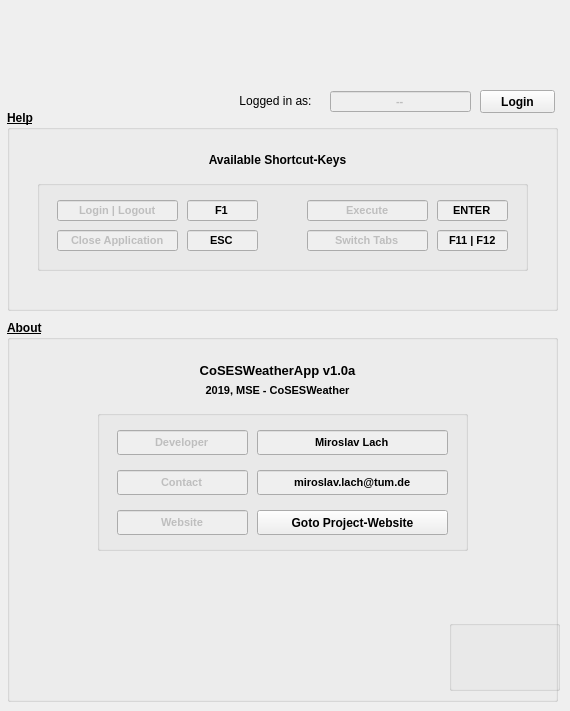
  <widget class="QWidget" name="tab4">
   <attribute name="title">
    <string>Info</string>
   </attribute>
   <attribute name="toolTip">
    <string>About CoSESWeatherApp and general Info</string>
   </attribute>
   <widget class="QGroupBox" name="groupBox_4">
    <property name="geometry">
     <rect>
      <x>7</x>
      <y>320</y>
      <width>551</width>
      <height>382</height>
     </rect>
    </property>
    <property name="font">
     <font>
      <family>Arial</family>
      <weight>75</weight>
      <italic>false</italic>
      <bold>true</bold>
      <underline>true</underline>
     </font>
    </property>
    <property name="title">
     <string>About</string>
    </property>
    <widget class="QLabel" name="label_version">
     <property name="geometry">
      <rect>
       <x>-10</x>
       <y>40</y>
       <width>561</width>
       <height>20</height>
      </rect>
     </property>
     <property name="font">
      <font>
       <pointsize>10</pointsize>
       <underline>false</underline>
      </font>
     </property>
     <property name="text">
      <string>CoSESWeatherApp v1.0a</string>
     </property>
     <property name="alignment">
      <set>Qt::AlignCenter</set>
     </property>
    </widget>
    <widget class="QLabel" name="label_logo_5">
     <property name="geometry">
      <rect>
       <x>-10</x>
       <y>250</y>
       <width>561</width>
       <height>71</height>
      </rect>
     </property>
     <property name="toolTip">
      <string>CoSESWeather Logo</string>
     </property>
     <property name="text">
      <string>&lt;html&gt;&lt;head/&gt;&lt;body&gt;&lt;p&gt;&lt;img src=&quot;:/logo/logo.png&quot;/&gt;&lt;/p&gt;&lt;/body&gt;&lt;/html&gt;</string>
     </property>
     <property name="alignment">
      <set>Qt::AlignCenter</set>
     </property>
    </widget>
    <widget class="QLabel" name="label">
     <property name="geometry">
      <rect>
       <x>-10</x>
       <y>60</y>
       <width>561</width>
       <height>20</height>
      </rect>
     </property>
     <property name="font">
      <font>
       <pointsize>8</pointsize>
       <underline>false</underline>
      </font>
     </property>
     <property name="text">
      <string>2019, MSE - CoSESWeather</string>
     </property>
     <property name="alignment">
      <set>Qt::AlignCenter</set>
     </property>
    </widget>
    <widget class="QGroupBox" name="groupBox_13">
     <property name="geometry">
      <rect>
       <x>90</x>
       <y>90</y>
       <width>371</width>
       <height>141</height>
      </rect>
     </property>
     <property name="title">
      <string/>
     </property>
     <widget class="QLineEdit" name="lineEdit_dev_4">
      <property name="enabled">
       <bool>false</bool>
      </property>
      <property name="geometry">
       <rect>
        <x>20</x>
        <y>60</y>
        <width>131</width>
        <height>25</height>
       </rect>
      </property>
      <property name="font">
       <font>
        <pointsize>8</pointsize>
        <weight>75</weight>
        <bold>true</bold>
        <underline>false</underline>
       </font>
      </property>
      <property name="toolTip">
       <string/>
      </property>
      <property name="styleSheet">
       <string notr="true"/>
      </property>
      <property name="text">
       <string>Contact</string>
      </property>
      <property name="alignment">
       <set>Qt::AlignCenter</set>
      </property>
      <property name="readOnly">
       <bool>true</bool>
      </property>
     </widget>
     <widget class="QLineEdit" name="lineEdit_dev_2">
      <property name="enabled">
       <bool>false</bool>
      </property>
      <property name="geometry">
       <rect>
        <x>160</x>
        <y>60</y>
        <width>191</width>
        <height>25</height>
       </rect>
      </property>
      <property name="font">
       <font>
        <family>Arial</family>
        <pointsize>8</pointsize>
        <weight>75</weight>
        <bold>true</bold>
        <underline>false</underline>
       </font>
      </property>
      <property name="toolTip">
       <string/>
      </property>
      <property name="styleSheet">
       <string notr="true">color: rgb(0, 0, 0);</string>
      </property>
      <property name="text">
       <string>miroslav.lach@tum.de</string>
      </property>
      <property name="alignment">
       <set>Qt::AlignCenter</set>
      </property>
      <property name="readOnly">
       <bool>true</bool>
      </property>
     </widget>
     <widget class="QLineEdit" name="lineEdit_dev_3">
      <property name="enabled">
       <bool>false</bool>
      </property>
      <property name="geometry">
       <rect>
        <x>20</x>
        <y>20</y>
        <width>131</width>
        <height>25</height>
       </rect>
      </property>
      <property name="font">
       <font>
        <pointsize>8</pointsize>
        <weight>75</weight>
        <bold>true</bold>
        <underline>false</underline>
       </font>
      </property>
      <property name="toolTip">
       <string/>
      </property>
      <property name="styleSheet">
       <string notr="true"/>
      </property>
      <property name="text">
       <string>Developer</string>
      </property>
      <property name="alignment">
       <set>Qt::AlignCenter</set>
      </property>
      <property name="readOnly">
       <bool>true</bool>
      </property>
     </widget>
     <widget class="QLineEdit" name="lineEdit_dev">
      <property name="enabled">
       <bool>false</bool>
      </property>
      <property name="geometry">
       <rect>
        <x>160</x>
        <y>20</y>
        <width>191</width>
        <height>25</height>
       </rect>
      </property>
      <property name="font">
       <font>
        <family>Arial</family>
        <pointsize>8</pointsize>
        <weight>75</weight>
        <bold>true</bold>
        <underline>false</underline>
       </font>
      </property>
      <property name="toolTip">
       <string/>
      </property>
      <property name="styleSheet">
       <string notr="true">color: rgb(0, 0, 0);</string>
      </property>
      <property name="text">
       <string>Miroslav Lach</string>
      </property>
      <property name="alignment">
       <set>Qt::AlignCenter</set>
      </property>
      <property name="readOnly">
       <bool>true</bool>
      </property>
     </widget>
     <widget class="QLineEdit" name="lineEdit_dev_5">
      <property name="enabled">
       <bool>false</bool>
      </property>
      <property name="geometry">
       <rect>
        <x>20</x>
        <y>100</y>
        <width>131</width>
        <height>25</height>
       </rect>
      </property>
      <property name="font">
       <font>
        <pointsize>8</pointsize>
        <weight>75</weight>
        <bold>true</bold>
        <underline>false</underline>
       </font>
      </property>
      <property name="toolTip">
       <string/>
      </property>
      <property name="styleSheet">
       <string notr="true"/>
      </property>
      <property name="text">
       <string>Website</string>
      </property>
      <property name="alignment">
       <set>Qt::AlignCenter</set>
      </property>
      <property name="readOnly">
       <bool>true</bool>
      </property>
     </widget>
     <widget class="QPushButton" name="pushButton_WEBISTE">
      <property name="geometry">
       <rect>
        <x>160</x>
        <y>100</y>
        <width>191</width>
        <height>25</height>
       </rect>
      </property>
      <property name="font">
       <font>
        <weight>75</weight>
        <bold>true</bold>
        <underline>false</underline>
       </font>
      </property>
      <property name="toolTip">
       <string>Click in order to visit the CoSES-Project Website for more info</string>
      </property>
      <property name="text">
       <string>Goto Project-Website</string>
      </property>
     </widget>
    </widget>
   </widget>
   <widget class="QGroupBox" name="groupBox_8">
    <property name="geometry">
     <rect>
      <x>449</x>
      <y>620</y>
      <width>111</width>
      <height>71</height>
     </rect>
    </property>
    <property name="title">
     <string/>
    </property>
    <widget class="QLabel" name="label_tum_logo_5">
     <property name="geometry">
      <rect>
       <x>12</x>
       <y>12</y>
       <width>91</width>
       <height>51</height>
      </rect>
     </property>
     <property name="text">
      <string>&lt;html&gt;&lt;head/&gt;&lt;body&gt;&lt;p&gt;&lt;img src=&quot;:/tum_logo/tum_logo.png&quot;/&gt;&lt;/p&gt;&lt;/body&gt;&lt;/html&gt;</string>
     </property>
    </widget>
   </widget>
   <widget class="QGroupBox" name="groupBox_12">
    <property name="geometry">
     <rect>
      <x>7</x>
      <y>110</y>
      <width>551</width>
      <height>201</height>
     </rect>
    </property>
    <property name="font">
     <font>
      <family>Arial</family>
      <weight>75</weight>
      <italic>false</italic>
      <bold>true</bold>
      <underline>true</underline>
     </font>
    </property>
    <property name="title">
     <string>Help</string>
    </property>
    <widget class="QLabel" name="label_26">
     <property name="geometry">
      <rect>
       <x>-10</x>
       <y>40</y>
       <width>561</width>
       <height>20</height>
      </rect>
     </property>
     <property name="font">
      <font>
       <underline>false</underline>
      </font>
     </property>
     <property name="text">
      <string>Available Shortcut-Keys</string>
     </property>
     <property name="alignment">
      <set>Qt::AlignCenter</set>
     </property>
    </widget>
    <widget class="QGroupBox" name="groupBox_14">
     <property name="geometry">
      <rect>
       <x>30</x>
       <y>70</y>
       <width>491</width>
       <height>91</height>
      </rect>
     </property>
     <property name="title">
      <string/>
     </property>
     <widget class="QLineEdit" name="lineEdit_help_4">
      <property name="enabled">
       <bool>false</bool>
      </property>
      <property name="geometry">
       <rect>
        <x>400</x>
        <y>50</y>
        <width>71</width>
        <height>21</height>
       </rect>
      </property>
      <property name="font">
       <font>
        <family>Arial</family>
        <pointsize>8</pointsize>
        <weight>75</weight>
        <bold>true</bold>
        <underline>false</underline>
       </font>
      </property>
      <property name="toolTip">
       <string/>
      </property>
      <property name="styleSheet">
       <string notr="true">color: rgb(0, 0, 0);</string>
      </property>
      <property name="text">
       <string>F11 | F12</string>
      </property>
      <property name="alignment">
       <set>Qt::AlignCenter</set>
      </property>
      <property name="readOnly">
       <bool>true</bool>
      </property>
     </widget>
     <widget class="QLineEdit" name="lineEdit_help_6">
      <property name="enabled">
       <bool>false</bool>
      </property>
      <property name="geometry">
       <rect>
        <x>20</x>
        <y>50</y>
        <width>121</width>
        <height>21</height>
       </rect>
      </property>
      <property name="font">
       <font>
        <pointsize>8</pointsize>
        <underline>false</underline>
       </font>
      </property>
      <property name="toolTip">
       <string/>
      </property>
      <property name="text">
       <string>Close Application</string>
      </property>
      <property name="alignment">
       <set>Qt::AlignCenter</set>
      </property>
      <property name="readOnly">
       <bool>true</bool>
      </property>
     </widget>
     <widget class="QLineEdit" name="lineEdit_help">
      <property name="enabled">
       <bool>false</bool>
      </property>
      <property name="geometry">
       <rect>
        <x>150</x>
        <y>20</y>
        <width>71</width>
        <height>21</height>
       </rect>
      </property>
      <property name="font">
       <font>
        <family>Arial</family>
        <pointsize>8</pointsize>
        <weight>75</weight>
        <bold>true</bold>
        <underline>false</underline>
       </font>
      </property>
      <property name="toolTip">
       <string/>
      </property>
      <property name="styleSheet">
       <string notr="true">color: rgb(0, 0, 0);</string>
      </property>
      <property name="text">
       <string>F1</string>
      </property>
      <property name="alignment">
       <set>Qt::AlignCenter</set>
      </property>
      <property name="readOnly">
       <bool>true</bool>
      </property>
     </widget>
     <widget class="QLineEdit" name="lineEdit_help_2">
      <property name="enabled">
       <bool>false</bool>
      </property>
      <property name="geometry">
       <rect>
        <x>150</x>
        <y>50</y>
        <width>71</width>
        <height>21</height>
       </rect>
      </property>
      <property name="font">
       <font>
        <family>Arial</family>
        <pointsize>8</pointsize>
        <weight>75</weight>
        <bold>true</bold>
        <underline>false</underline>
       </font>
      </property>
      <property name="toolTip">
       <string/>
      </property>
      <property name="styleSheet">
       <string notr="true">color: rgb(0, 0, 0);</string>
      </property>
      <property name="text">
       <string>ESC</string>
      </property>
      <property name="alignment">
       <set>Qt::AlignCenter</set>
      </property>
      <property name="readOnly">
       <bool>true</bool>
      </property>
     </widget>
     <widget class="QLineEdit" name="lineEdit_help_5">
      <property name="enabled">
       <bool>false</bool>
      </property>
      <property name="geometry">
       <rect>
        <x>20</x>
        <y>20</y>
        <width>121</width>
        <height>21</height>
       </rect>
      </property>
      <property name="font">
       <font>
        <pointsize>8</pointsize>
        <underline>false</underline>
       </font>
      </property>
      <property name="toolTip">
       <string/>
      </property>
      <property name="text">
       <string>Login | Logout</string>
      </property>
      <property name="alignment">
       <set>Qt::AlignCenter</set>
      </property>
      <property name="readOnly">
       <bool>true</bool>
      </property>
     </widget>
     <widget class="QLineEdit" name="lineEdit_help_8">
      <property name="enabled">
       <bool>false</bool>
      </property>
      <property name="geometry">
       <rect>
        <x>270</x>
        <y>50</y>
        <width>121</width>
        <height>21</height>
       </rect>
      </property>
      <property name="font">
       <font>
        <pointsize>8</pointsize>
        <underline>false</underline>
       </font>
      </property>
      <property name="toolTip">
       <string/>
      </property>
      <property name="text">
       <string>Switch Tabs</string>
      </property>
      <property name="alignment">
       <set>Qt::AlignCenter</set>
      </property>
      <property name="readOnly">
       <bool>true</bool>
      </property>
     </widget>
     <widget class="QLineEdit" name="lineEdit_help_3">
      <property name="enabled">
       <bool>false</bool>
      </property>
      <property name="geometry">
       <rect>
        <x>400</x>
        <y>20</y>
        <width>71</width>
        <height>21</height>
       </rect>
      </property>
      <property name="font">
       <font>
        <family>Arial</family>
        <pointsize>8</pointsize>
        <weight>75</weight>
        <bold>true</bold>
        <underline>false</underline>
       </font>
      </property>
      <property name="toolTip">
       <string/>
      </property>
      <property name="styleSheet">
       <string notr="true">color: rgb(0, 0, 0);</string>
      </property>
      <property name="text">
       <string>ENTER</string>
      </property>
      <property name="alignment">
       <set>Qt::AlignCenter</set>
      </property>
      <property name="readOnly">
       <bool>true</bool>
      </property>
     </widget>
     <widget class="QLineEdit" name="lineEdit_help_7">
      <property name="enabled">
       <bool>false</bool>
      </property>
      <property name="geometry">
       <rect>
        <x>270</x>
        <y>20</y>
        <width>121</width>
        <height>21</height>
       </rect>
      </property>
      <property name="font">
       <font>
        <pointsize>8</pointsize>
        <underline>false</underline>
       </font>
      </property>
      <property name="toolTip">
       <string/>
      </property>
      <property name="text">
       <string>Execute</string>
      </property>
      <property name="alignment">
       <set>Qt::AlignCenter</set>
      </property>
      <property name="readOnly">
       <bool>true</bool>
      </property>
     </widget>
    </widget>
   </widget>
   <widget class="QLabel" name="label_header_4">
    <property name="geometry">
     <rect>
      <x>0</x>
      <y>0</y>
      <width>561</width>
      <height>88</height>
     </rect>
    </property>
    <property name="text">
     <string>&lt;html&gt;&lt;head/&gt;&lt;body&gt;&lt;p&gt;&lt;img src=&quot;:/header/header.png&quot;/&gt;&lt;/p&gt;&lt;/body&gt;&lt;/html&gt;</string>
    </property>
   </widget>
   <widget class="QLineEdit" name="lineEdit_loggedin_user_4">
    <property name="enabled">
     <bool>false</bool>
    </property>
    <property name="geometry">
     <rect>
      <x>330</x>
      <y>91</y>
      <width>141</width>
      <height>21</height>
     </rect>
    </property>
    <property name="font">
     <font>
      <family>Arial</family>
      <pointsize>8</pointsize>
      <weight>75</weight>
      <bold>true</bold>
      <underline>false</underline>
     </font>
    </property>
    <property name="toolTip">
     <string>Active user account</string>
    </property>
    <property name="styleSheet">
     <string notr="true"/>
    </property>
    <property name="text">
     <string>--</string>
    </property>
    <property name="alignment">
     <set>Qt::AlignCenter</set>
    </property>
    <property name="readOnly">
     <bool>true</bool>
    </property>
   </widget>
   <widget class="QPushButton" name="pushButton_login_4">
    <property name="geometry">
     <rect>
      <x>480</x>
      <y>90</y>
      <width>75</width>
      <height>23</height>
     </rect>
    </property>
    <property name="font">
     <font>
      <weight>75</weight>
      <bold>true</bold>
      <underline>false</underline>
     </font>
    </property>
    <property name="toolTip">
     <string/>
    </property>
    <property name="text">
     <string>Login</string>
    </property>
   </widget>
   <widget class="QLabel" name="label_19">
    <property name="geometry">
     <rect>
      <x>220</x>
      <y>91</y>
      <width>111</width>
      <height>20</height>
     </rect>
    </property>
    <property name="font">
     <font>
      <underline>false</underline>
     </font>
    </property>
    <property name="text">
     <string>Logged in as:</string>
    </property>
    <property name="alignment">
     <set>Qt::AlignCenter</set>
    </property>
   </widget>
  </widget>
